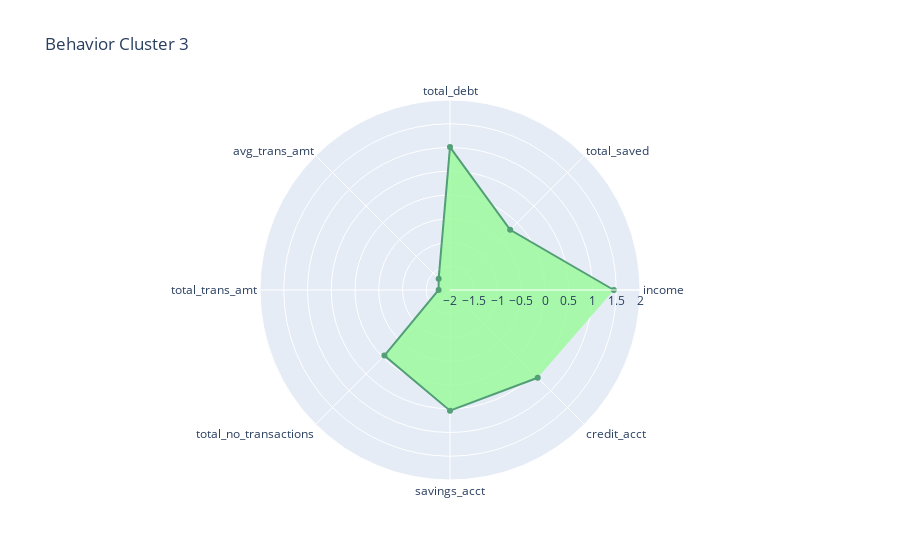

The notebook cell this image was saved under:
### Code cell
fig = go.Figure()

fig.add_trace(go.Scatterpolar(r = bhv_scaled3.mean(), theta = bhv_scaled3.columns,fill='toself', fillcolor='palegreen', line_color='seagreen', opacity=0.8))

fig.update_layout(title = 'Behavior Cluster 3',     
    polar=dict(
    radialaxis=dict(
    visible=True,
    range=[-2,2])))

fig.show()

### Figure 1 — Plotly figure (JSON) as saved in the notebook; plotly's stock layout.template omitted (floating-point values rounded to 4 significant figures)
{"data": [{"fill": "toself", "fillcolor": "palegreen", "line": {"color": "seagreen"}, "opacity": 0.8, "r": [1.45, -0.2087, 1.01, -1.662, -1.76, -0.04693, 0.5417, 0.6111], "theta": ["income", "total_saved", "total_debt", "avg_trans_amt", "total_trans_amt", "total_no_transactions", "savings_acct", "credit_acct"], "type": "scatterpolar"}], "layout": {"polar": {"radialaxis": {"range": [-2, 2], "visible": true}}, "title": {"text": "Behavior Cluster 3"}}}
